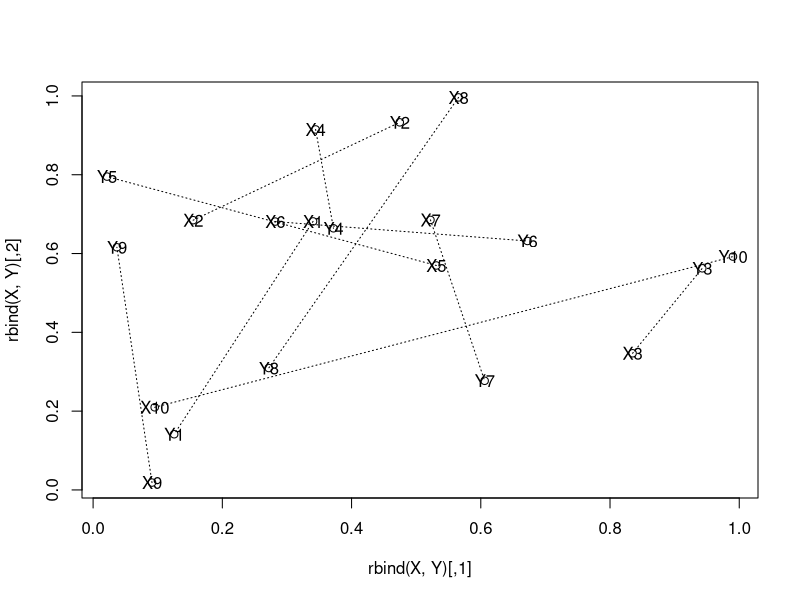

This chart was generated by the following R code:
library(calibrate)


### Name: dlines
### Title: Connect two sets of points by lines
### Aliases: dlines
### Keywords: aplot

### ** Examples

X <- matrix(runif(20),ncol=2)
Y <- matrix(runif(20),ncol=2)
plot(rbind(X,Y))
text(X[,1],X[,2],paste("X",1:10,sep=""))
text(Y[,1],Y[,2],paste("Y",1:10,sep=""))
dlines(X,Y)
